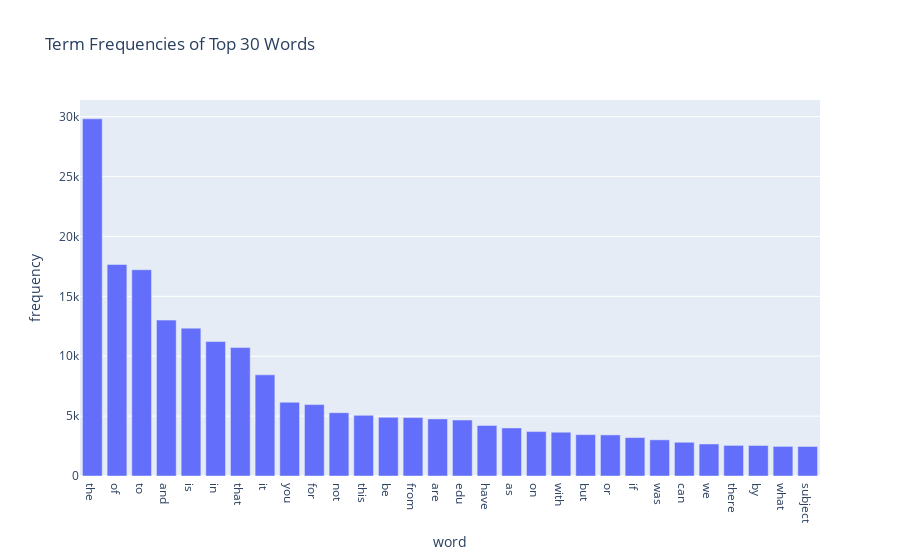

The notebook cell saved with this chart:
### Markdown cell above
### >>> **Exercise 13 (take home):**
If you want a nicer interactive visualization here, I would encourage you try to install and use plotly to achieve this.

### Code cell
# Answer here
import plotly.express as px 
import pandas as pd 
import numpy as np

#sort the term frequencies in descending order and get the indices of the sorted array 
sorted_indices = np.argsort(term_frequencies)[::-1]

#get the top 30 most frequent words and their frequencies using the sorted indices 
top_words = count_vect.get_feature_names_out()[sorted_indices][:30] 
top_frequencies = term_frequencies[sorted_indices][:30]

#create a dataframe with the words and frequencies 
df = pd.DataFrame({"word": top_words, "frequency": top_frequencies})

#create a bar plot with plotly express 
fig = px.bar(df, x="word", y="frequency", title="Term Frequencies of Top 30 Words")

#show the plot in the notebook 
fig.show()

'''The plotly express bar plot allows to interact with the data by hovering over the bars, zooming in and out and exporting the plot as an image. 
This code creates a bar plot of the top 30 most frequent words in the dataset to get more clear visulaization see which words are mostly used in the documents. '''

### Figure 1 — Plotly figure (JSON) as saved in the notebook; plotly's stock layout.template omitted (floating-point values rounded to 4 significant figures)
{"data": [{"alignmentgroup": "True", "hovertemplate": "word=%{x}<br>frequency=%{y}<extra></extra>", "legendgroup": "", "marker": {"color": "#636efa", "pattern": {"shape": ""}}, "name": "", "offsetgroup": "", "orientation": "v", "showlegend": false, "textposition": "auto", "type": "bar", "x": ["the", "of", "to", "and", "is", "in", "that", "it", "you", "for", "not", "this", "be", "from", "are", "edu", "have", "as", "on", "with", "but", "or", "if", "was", "can", "we", "there", "by", "what", "subject"], "xaxis": "x", "y": [29825, 17660, 17222, 13017, 12343, 11226, 10723, 8447, 6157, 5962, 5285, 5063, 4898, 4877, 4769, 4675, 4218, 4015, 3709, 3655, 3453, 3432, 3208, 3020, 2818, 2674, 2556, 2548, 2472, 2464], "yaxis": "y"}], "layout": {"barmode": "relative", "legend": {"tracegroupgap": 0}, "title": {"text": "Term Frequencies of Top 30 Words"}, "xaxis": {"anchor": "y", "domain": [0, 1], "title": {"text": "word"}}, "yaxis": {"anchor": "x", "domain": [0, 1], "title": {"text": "frequency"}}}}
